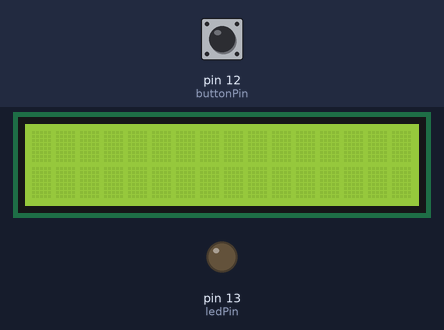
The sketch below on a simulated Arduino Uno, built with avr-gcc and run on an emulated ATmega328P. Parts: 16×2 character LCD, output pins drawn as LEDs (lit = HIGH). The test bench sets the inputs (shaded band); at power-on: pin 12 (buttonPin) LOW. Random numbers use the default seed unless the sketch sets one.

Above: at 1.2 s.
1.3 s: pin 12 (buttonPin) pulled HIGH for 3.2 s
At 2.1 s:
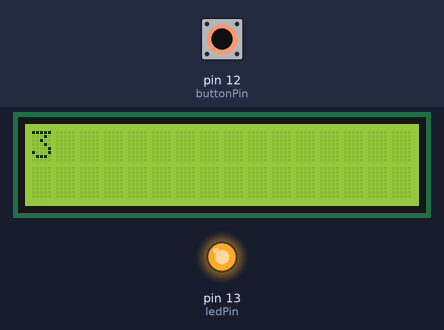
6.8 s: pin 12 (buttonPin) pulled HIGH for 0.15 s
At 8.7 s:
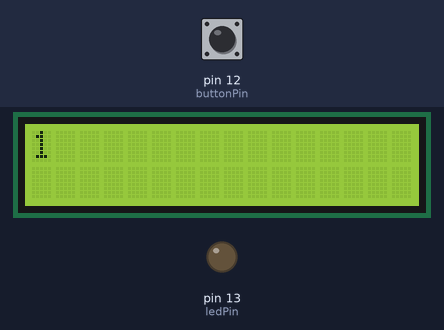
Timing chart, 0 to 10.2 s (numbered marks = the images above; inputs shaded):
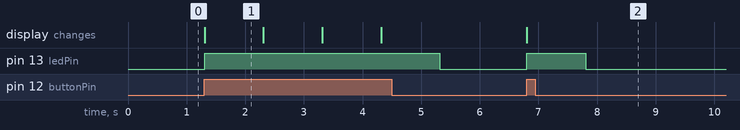

The sketch:

display-die.ino
```cpp
// C++ code
//
#include <LiquidCrystal_I2C.h>

// defining constants
const int buttonPin = 12;
const int ledPin = 13;

// global variables
int buttonState = 0;
int die;

// defining lcd object
LiquidCrystal_I2C lcd_1(32, 16, 2);

void setup()
{
  // lcd setup
  lcd_1.init();
  lcd_1.setCursor(0, 0);
  lcd_1.backlight();
  lcd_1.display();

  // button setup
  pinMode(buttonPin, INPUT);

  // random seed
  randomSeed(analogRead(0));

  // button setup
  pinMode(ledPin, OUTPUT);
}

void refreshDisplay(int arg) {
  lcd_1.clear();
  lcd_1.setCursor(0, 0);
  lcd_1.print(arg);
}

int rollDice() {
  // Check if the button is pressed
  if (digitalRead(buttonPin) == HIGH) {
    // Generate a random number between 1 and 6 (inclusive)
    int randomNumber = random(1, 7);
    refreshDisplay(randomNumber);
    digitalWrite(ledPin, HIGH);
    delay(1000);
    return randomNumber;
  } else {
    // If button is not pressed, return -1 as an indication
    digitalWrite(ledPin, LOW);
    return -1;
  }
}

void loop()
{
  // only for debugging
  die = rollDice();
  Serial.println(die);
}
```

Measured:
- after the input at 1.3 s, pin 13 (ledPin): LOW → HIGH at once, → LOW 4.0 s later; the display: changes at once (image 1)
- after the input at 6.8 s, pin 13 (ledPin): LOW → HIGH at once, → LOW 1.0 s later; the display: changes at once (image 2)
- what the display in image 1 shows lasts 1.0 s, from 1.3 s to 2.3 s
